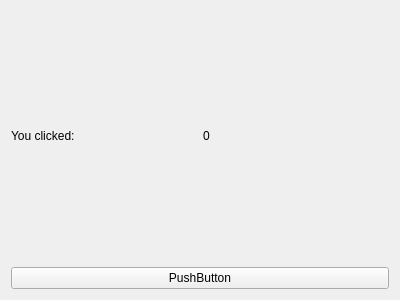
<?xml version="1.0" encoding="UTF-8"?>
<ui version="4.0">
 <class>ClickCounter</class>
 <widget class="QWidget" name="ClickCounter">
  <property name="geometry">
   <rect>
    <x>0</x>
    <y>0</y>
    <width>400</width>
    <height>300</height>
   </rect>
  </property>
  <property name="windowTitle">
   <string>Form</string>
  </property>
  <layout class="QVBoxLayout" name="verticalLayout">
   <item>
    <layout class="QHBoxLayout" name="horizontalLayout">
     <item>
      <widget class="QLabel" name="label">
       <property name="text">
        <string>You clicked: </string>
       </property>
      </widget>
     </item>
     <item>
      <widget class="QLabel" name="res">
       <property name="text">
        <string>0</string>
       </property>
      </widget>
     </item>
    </layout>
   </item>
   <item>
    <widget class="QPushButton" name="pushButton">
     <property name="text">
      <string>PushButton</string>
     </property>
    </widget>
   </item>
  </layout>
 </widget>
 <resources/>
 <connections/>
</ui>
